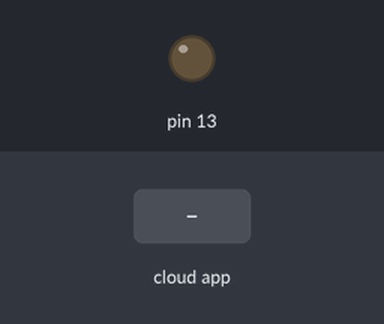
This sketch was run on a simulated Arduino Uno, built with avr-gcc and run on an emulated ATmega328P. On the bench: output pins drawn as LEDs (lit = HIGH). The test bench sets the inputs (shaded band). The ROS host is connected and sends only what is stated.

Above: at 1.2 s.
1.3 s: the phone or cloud app sets msg_ejemplo to 0
At 2.2 s:
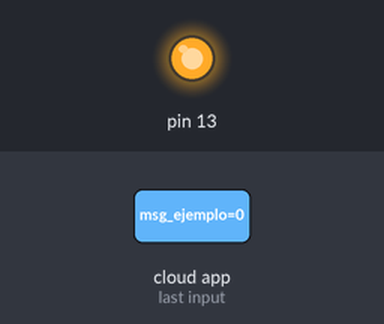
2.8 s: the phone or cloud app sets msg_ejemplo to 1
Timing chart, 0 to 8.9 s (numbered marks = the images above; inputs shaded):
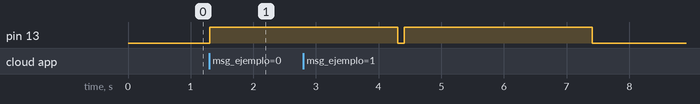

The sketch:

arduino_ros.ino
```cpp
#include <ros.h>
#include <std_msgs/String.h>
#include <std_msgs/Empty.h>

ros::NodeHandle  nh;
std_msgs::String str_msg;


ros::Publisher pub("/msg_ejemplo_ack", &str_msg);


void messageCb( const std_msgs::String& toggle_msg){
  digitalWrite(13, HIGH);
  delay(3000);
  digitalWrite(13,LOW);
  pub.publish(&str_msg);
}


ros::Subscriber<std_msgs::String> sub("/msg_ejemplo", &messageCb );


char hello[14] = "Recibi mensaje";

void setup()
{
  pinMode(13, OUTPUT);
  nh.initNode();
  nh.advertise(pub);
  nh.subscribe(sub);
  str_msg.data = hello;
}

void loop()
{
  nh.spinOnce();
  delay(100);
}
```

Measured:
- after the input at 1.3 s, pin 13: LOW → HIGH at once
